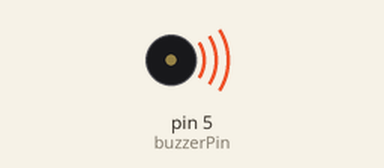
A sketch run on a simulated Arduino Uno, built with avr-gcc and run on an emulated ATmega328P. Shown: buzzer (waves = sounding). Random numbers use the default seed unless the sketch sets one.

Above: at 0.1 s.
At 8.56 s:
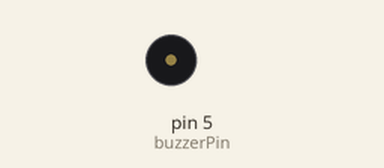
Timing chart, 0 to 40.0 s (numbered marks = the images above):
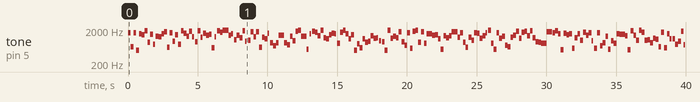

Measured:
- by itself, tone on pin 5 (buzzerPin): plays 1684 Hz for 0.20 s, 634 Hz for 0.20 s, 1676 Hz for 0.20 s, 500 Hz for 0.20 s, 1567 Hz for 0.20 s, 1468 Hz for 0.20 s … (200 notes in this stretch)

The sketch:

03-30-MakeNoiseWithTheBuzzer.ino
```cpp
/*  Arduino for Beginners with Grove
 *
 * This code is part of a course from Tech Explorations.
 * For information about this course, please see
 *
 * https://techexplorations.com/so/grove/
 *
 * For information on hardware components and the wiring needed to
 * run this sketch, please see the relevant lecture in the course.
 *
 *
 *  Created by Peter Dalmaris
 *
 */

int buzzerPin = 5;      // select the pin for the LED

void setup() {
  pinMode(buzzerPin, OUTPUT);  // declare the ledPin as an OUTPUT
  randomSeed(analogRead(1));
}

void loop() {
  int frequency = random(500,2000);       // Get a random frequency from 50 Hz to 2000 Hz
  int duration  = random(100,1000);        // Get a random duration from 20 ms to 50 ms
  tone(buzzerPin, frequency, duration);
  delay(200);
}
```
